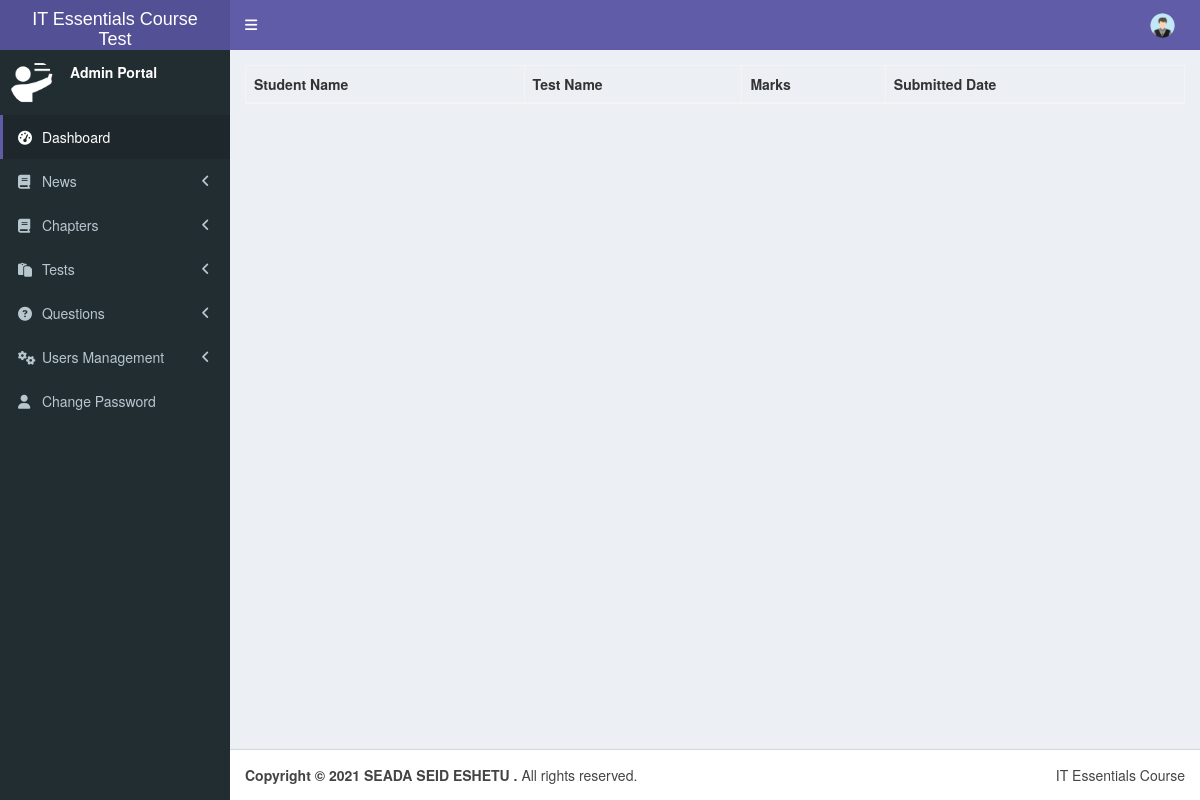
Page /students-results (signed in) on the earlier database version.
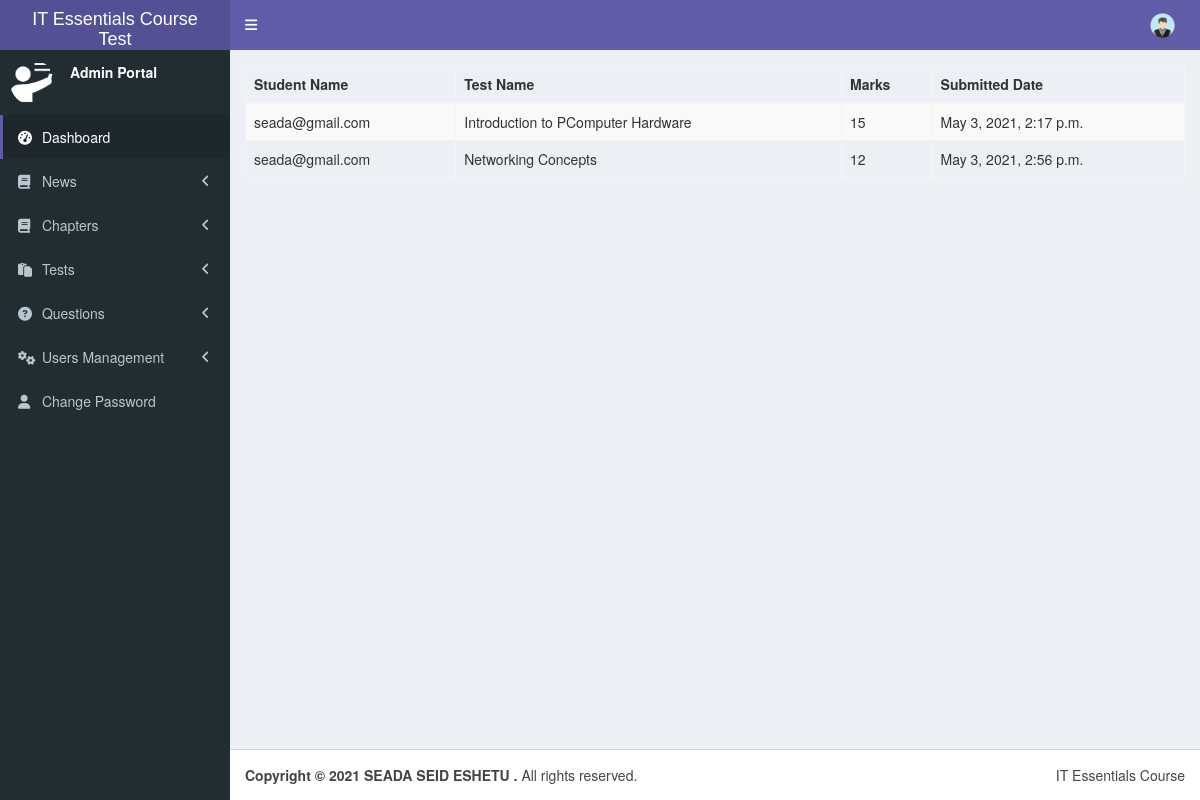
Same page on the later database version.
### it_essentials/models.py (models this page shows, shortened)
class Result(models.Model):
    student = models.ForeignKey(settings.AUTH_USER_MODEL,on_delete=models.CASCADE, related_name='results')
    test = models.ForeignKey(Exam,on_delete=models.CASCADE)
    marks = models.PositiveIntegerField()
    date = models.DateTimeField(auto_now=True)

class StudentProfile(AbstractBaseUser, PermissionsMixin):
    email = models.EmailField(unique=True, max_length=30)
    name = models.CharField(max_length=250)
    profile_image = models.ImageField(upload_to='profile_images',null=True, blank=True, default="me.png")
    is_active = models.BooleanField(default=True)
    is_staff = models.BooleanField(default=False)
    date_joined = models.DateTimeField(default=timezone.now)
    last_login = models.DateTimeField(null=True)
    objects = UserProfileManager()
    USERNAME_FIELD = 'email'
    REQUIRED_FIELDS = ['name']

class Exam(models.Model):
    chapter = models.OneToOneField(Chapter, on_delete=models.CASCADE)
    def __str__(self):
        return self.chapter.name

class Chapter(models.Model):
    name = models.CharField(max_length=300)
    content = models.TextField()
    cover_image = models.ImageField(upload_to='chapters_cover_images')
    file_to_download = models.FileField(upload_to='chapter_file', blank=True, null=True)
    created = models.DateTimeField(auto_now_add=True)

### it_essentials/views.py (the view)
# urls.py: path('students-results', students_results, name='students_results'),
@staff_member_required
def students_results(request):
    results = Result.objects.all().exclude(student__is_superuser=True)
    return render(request, 'admin/students_results.html',{'results':results})

### it_essentials/templates/admin/students_results.html (shortened to what this page needs)
{% extends 'base.html' %}
{% block container %}
<section class="content container-fluid">
<table id="example" class="table table-striped table-bordered nowrap" style="width:100%">
    <thead>
        <tr>
            <th>Student Name</th>
            <th>Test Name</th>
            <th>Marks</th>
            <th>Submitted Date</th>
        </tr>
    </thead>
    <tbody>
    {% for i in results  %}
        <tr>
            <td>{{i.student}}</td>
            <td>{{i.test}}</td>
            <td>{{i.marks}}</td>
            <td>{{i.date}}</td>
        </tr>
    {% endfor %}
    </tbody>
</table>
</section>
{% endblock %}

Differences in the rows shown:
added Result: student "seada@gmail.com", test "Introduction to PComputer Hardware", marks "15", date "May 3, 2021, 2:17 p.m."
added Result: student "seada@gmail.com", test "Networking Concepts", marks "12", date "May 3, 2021, 2:56 p.m."
